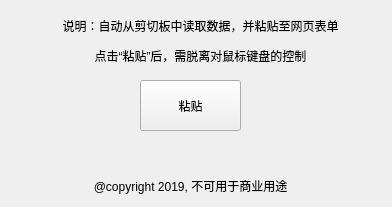
<?xml version="1.0" encoding="UTF-8"?>
<ui version="4.0">
 <class>BaiduAutoInput</class>
 <widget class="QWidget" name="BaiduAutoInput">
  <property name="geometry">
   <rect>
    <x>0</x>
    <y>0</y>
    <width>392</width>
    <height>207</height>
   </rect>
  </property>
  <property name="windowTitle">
   <string>百度自动填写表单</string>
  </property>
  <property name="windowOpacity">
   <double>8.000000000000000</double>
  </property>
  <widget class="QLabel" name="title">
   <property name="geometry">
    <rect>
     <x>50</x>
     <y>10</y>
     <width>301</width>
     <height>31</height>
    </rect>
   </property>
   <property name="layoutDirection">
    <enum>Qt::LeftToRight</enum>
   </property>
   <property name="text">
    <string>说明：自动从剪切板中读取数据，并粘贴至网页表单</string>
   </property>
   <property name="alignment">
    <set>Qt::AlignCenter</set>
   </property>
  </widget>
  <widget class="QLabel" name="title_2">
   <property name="geometry">
    <rect>
     <x>50</x>
     <y>40</y>
     <width>301</width>
     <height>31</height>
    </rect>
   </property>
   <property name="layoutDirection">
    <enum>Qt::LeftToRight</enum>
   </property>
   <property name="text">
    <string>点击“粘贴”后，需脱离对鼠标键盘的控制</string>
   </property>
   <property name="alignment">
    <set>Qt::AlignCenter</set>
   </property>
  </widget>
  <widget class="QPushButton" name="pushButton">
   <property name="geometry">
    <rect>
     <x>140</x>
     <y>80</y>
     <width>101</width>
     <height>51</height>
    </rect>
   </property>
   <property name="layoutDirection">
    <enum>Qt::LeftToRight</enum>
   </property>
   <property name="text">
    <string>粘贴</string>
   </property>
   <property name="autoDefault">
    <bool>false</bool>
   </property>
  </widget>
  <widget class="QLabel" name="title_3">
   <property name="geometry">
    <rect>
     <x>40</x>
     <y>170</y>
     <width>301</width>
     <height>31</height>
    </rect>
   </property>
   <property name="layoutDirection">
    <enum>Qt::LeftToRight</enum>
   </property>
   <property name="text">
    <string>@copyright 2019, 不可用于商业用途</string>
   </property>
   <property name="alignment">
    <set>Qt::AlignCenter</set>
   </property>
  </widget>
 </widget>
 <resources/>
 <connections/>
</ui>
